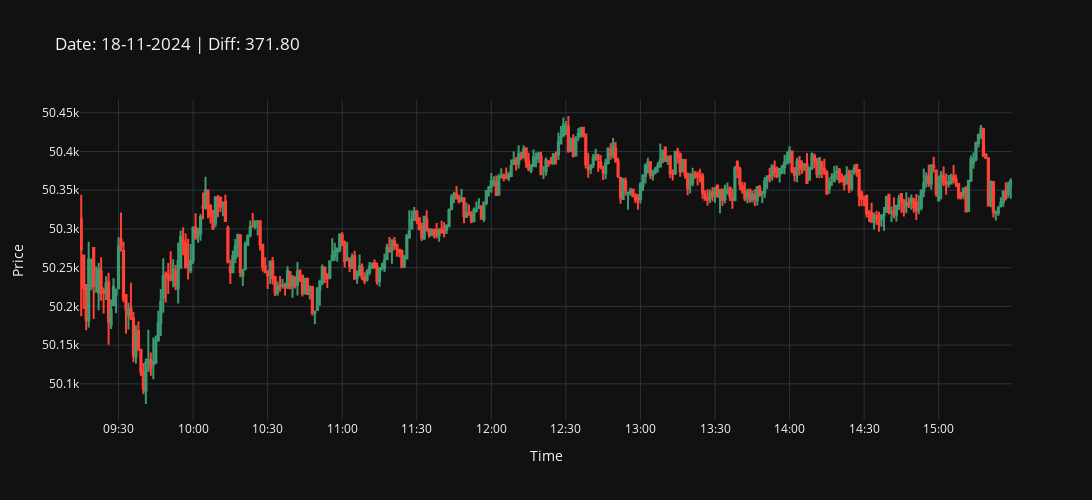
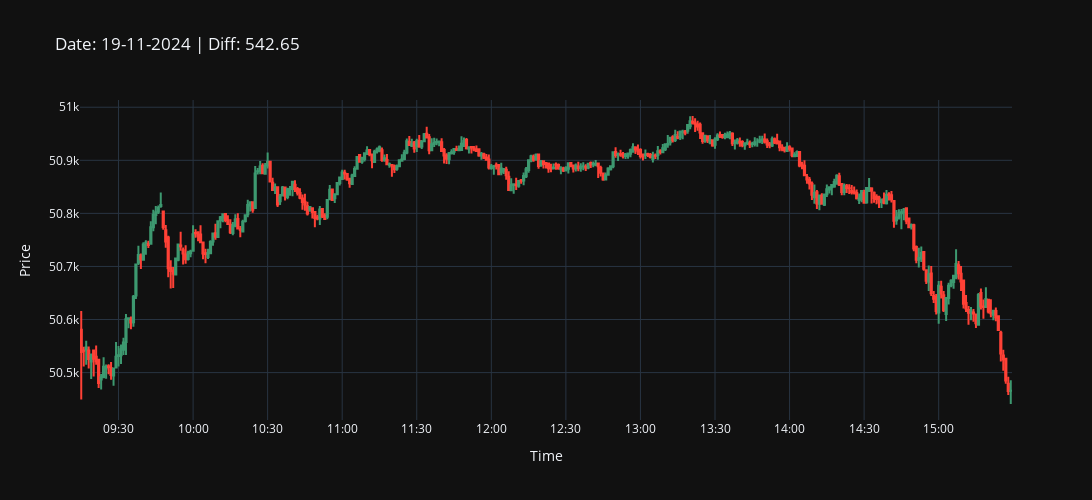
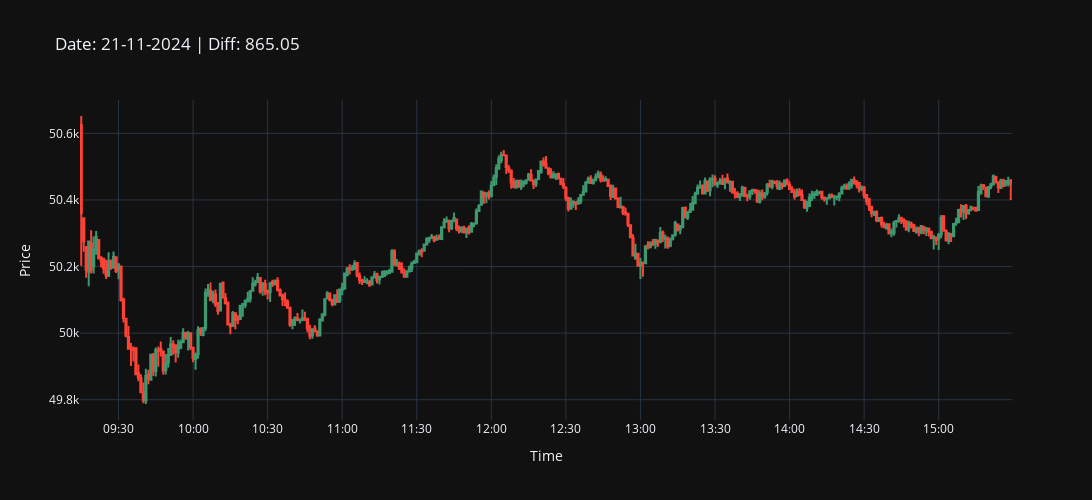
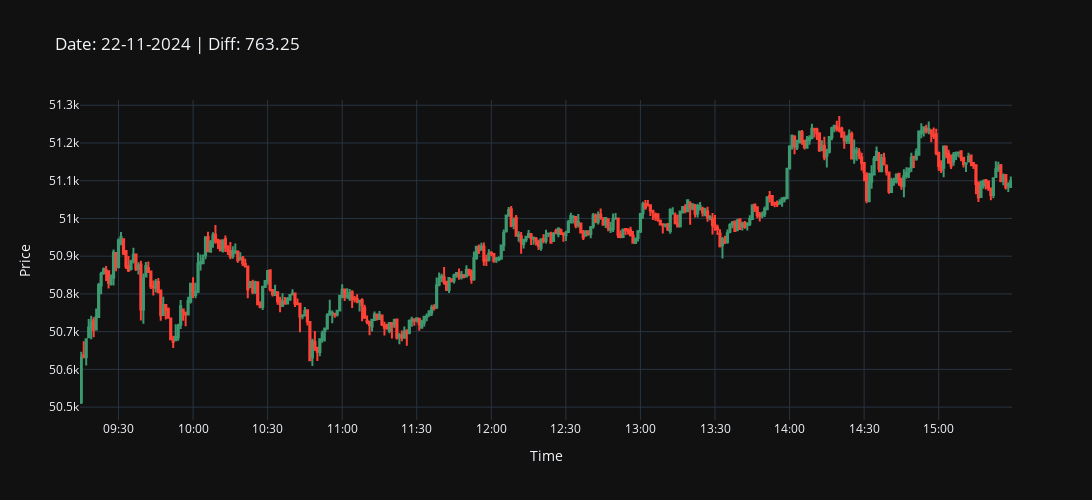

Here is the notebook cell these charts were saved with, in order:
### Code cell
import plotly.graph_objects as go

# Group the DataFrame by date
grouped = df.groupby('date')

# Create a list to store the individual plots
plots = []

# Iterate over each group (each day)
for date, group in grouped:
    # Convert 'time' column to datetime
    group['time'] = pd.to_datetime(group['time'], format='%H:%M:%S')
    
    # Calculate the high-low difference for the day
    high_low_diff = group['high'].max() - group['low'].min()
    
    # Create the candlestick plot for the day
    fig = go.Figure(data=[go.Candlestick(
        x=group['time'],
        open=group['open'],
        high=group['high'],
        low=group['low'],
        close=group['close']
    )])
    
    # Update layout for the plot
    fig.update_layout(
        title=f'Date: {date.strftime("%d-%m-%Y")} | Diff: {high_low_diff:.2f}',
        xaxis_title='Time',
        yaxis_title='Price',
        xaxis_rangeslider_visible=False,
        xaxis=dict(
            tickformat='%H:%M',
            tickmode='linear',
            dtick=1800000  # 30 minutes in milliseconds
        ),
        width=1400,
        height=500,
        template='plotly_dark',  # Use a dark theme for better contrast
        showlegend=False
    )
    
    # Append the plot to the list
    plots.append(fig)

# Display all the plots in one frame
for fig in plots:
    fig.show()

### Figure 1 — Plotly figure (JSON) as saved in the notebook; plotly's stock layout.template omitted (floating-point values rounded to 4 significant figures; data arrays with more than 128 entries replaced by an {"elided": "..."} marker saying what was removed)
{"data": [{"close": {"elided": "375 float values"}, "high": {"elided": "375 float values"}, "low": {"elided": "375 float values"}, "open": {"elided": "375 float values"}, "type": "candlestick", "x": {"elided": "375 str values"}}], "layout": {"height": 500, "showlegend": false, "title": {"text": "Date: 18-11-2024 | Diff: 371.80"}, "width": 1400, "xaxis": {"dtick": 1800000, "rangeslider": {"visible": false}, "tickformat": "%H:%M", "tickmode": "linear", "title": {"text": "Time"}}, "yaxis": {"title": {"text": "Price"}}}}

### Figure 2 — Plotly figure (JSON) as saved in the notebook; plotly's stock layout.template omitted (floating-point values rounded to 4 significant figures; data arrays with more than 128 entries replaced by an {"elided": "..."} marker saying what was removed)
{"data": [{"close": {"elided": "375 float values"}, "high": {"elided": "375 float values"}, "low": {"elided": "375 float values"}, "open": {"elided": "375 float values"}, "type": "candlestick", "x": {"elided": "375 str values"}}], "layout": {"height": 500, "showlegend": false, "title": {"text": "Date: 19-11-2024 | Diff: 542.65"}, "width": 1400, "xaxis": {"dtick": 1800000, "rangeslider": {"visible": false}, "tickformat": "%H:%M", "tickmode": "linear", "title": {"text": "Time"}}, "yaxis": {"title": {"text": "Price"}}}}

### Figure 3 — Plotly figure (JSON) as saved in the notebook; plotly's stock layout.template omitted (floating-point values rounded to 4 significant figures; data arrays with more than 128 entries replaced by an {"elided": "..."} marker saying what was removed)
{"data": [{"close": {"elided": "375 float values"}, "high": {"elided": "375 float values"}, "low": {"elided": "375 float values"}, "open": {"elided": "375 float values"}, "type": "candlestick", "x": {"elided": "375 str values"}}], "layout": {"height": 500, "showlegend": false, "title": {"text": "Date: 21-11-2024 | Diff: 865.05"}, "width": 1400, "xaxis": {"dtick": 1800000, "rangeslider": {"visible": false}, "tickformat": "%H:%M", "tickmode": "linear", "title": {"text": "Time"}}, "yaxis": {"title": {"text": "Price"}}}}

### Figure 4 — Plotly figure (JSON) as saved in the notebook; plotly's stock layout.template omitted (floating-point values rounded to 4 significant figures; data arrays with more than 128 entries replaced by an {"elided": "..."} marker saying what was removed)
{"data": [{"close": {"elided": "375 float values"}, "high": {"elided": "375 float values"}, "low": {"elided": "375 float values"}, "open": {"elided": "375 float values"}, "type": "candlestick", "x": {"elided": "375 str values"}}], "layout": {"height": 500, "showlegend": false, "title": {"text": "Date: 22-11-2024 | Diff: 763.25"}, "width": 1400, "xaxis": {"dtick": 1800000, "rangeslider": {"visible": false}, "tickformat": "%H:%M", "tickmode": "linear", "title": {"text": "Time"}}, "yaxis": {"title": {"text": "Price"}}}}
